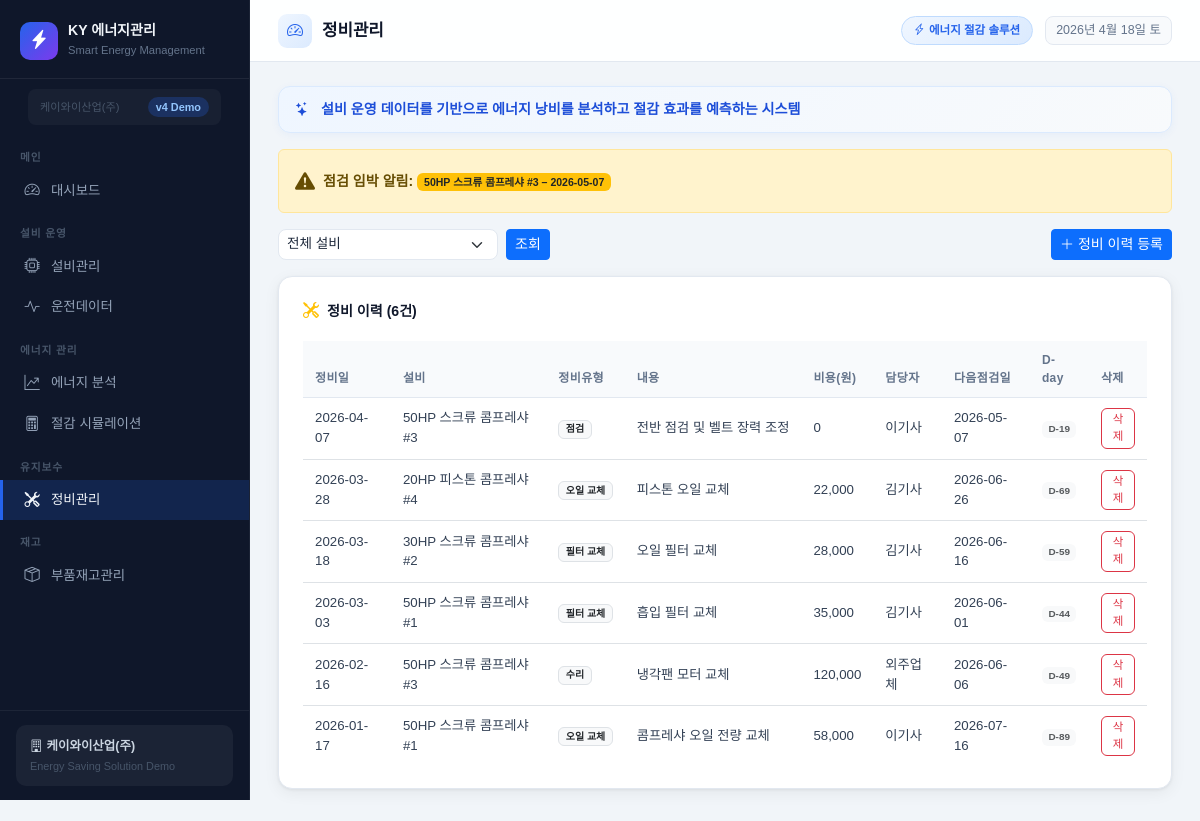
Screenshot of /maintenance/ with the database file from the repository.
### models.py (models this page shows)
class MaintenanceLog(db.Model):
    __tablename__ = 'maintenance_logs'
    id           = db.Column(db.Integer, primary_key=True)
    equipment_id = db.Column(db.Integer, db.ForeignKey('equipments.id'), nullable=False)
    maint_date   = db.Column(db.Date, nullable=False)
    maint_type   = db.Column(db.String(50))   # 필터교체/오일교체/점검/수리
    description  = db.Column(db.Text)
    cost         = db.Column(db.Float, default=0)
    worker       = db.Column(db.String(50))
    next_date    = db.Column(db.Date)
    created_at   = db.Column(db.DateTime, default=datetime.utcnow)

class Equipment(db.Model):
    __tablename__ = 'equipments'
    id           = db.Column(db.Integer, primary_key=True)
    company_id   = db.Column(db.Integer, db.ForeignKey('companies.id'), nullable=True)
    name         = db.Column(db.String(100), nullable=False)
    model        = db.Column(db.String(100))
    horsepower   = db.Column(db.Float)           # HP
    rated_power  = db.Column(db.Float)           # kW
    install_loc  = db.Column(db.String(100))
    status       = db.Column(db.String(20), default='가동중')  # 가동중/정지/점검중
    install_date = db.Column(db.Date)
    memo         = db.Column(db.Text)
    created_at   = db.Column(db.DateTime, default=datetime.utcnow)
    op_logs      = db.relationship('OperationLog', backref='equipment', lazy=True)
    maint_logs   = db.relationship('MaintenanceLog', backref='equipment', lazy=True)
    energy_data  = db.relationship('EnergyAnalysis', backref='equipment', lazy=True)

### routes/maintenance.py (the view)
@maintenance_bp.route('/')
def index():
    eq_id = request.args.get('eq_id', type=int)
    q = MaintenanceLog.query
    if eq_id:
        q = q.filter_by(equipment_id=eq_id)
    logs = q.order_by(MaintenanceLog.maint_date.desc()).all()
    equipments = Equipment.query.order_by(Equipment.name).all()
    today = date.today()
    upcoming = MaintenanceLog.query\
        .filter(MaintenanceLog.next_date != None)\
        .filter(MaintenanceLog.next_date <= date.fromordinal(today.toordinal() + 30))\
        .order_by(MaintenanceLog.next_date).all()
    return render_template('maintenance/index.html',
                           logs=logs, equipments=equipments,
                           eq_id=eq_id, upcoming=upcoming, today=today)

### templates/maintenance/index.html (shortened to what this page needs)
{% extends 'base.html' %}
{% block page_title %}정비관리{% endblock %}
{% block content %}
{% if upcoming %}
<div class="alert alert-warning d-flex align-items-center gap-2 mb-3" style="font-size:.88rem;">
  <i class="bi bi-exclamation-triangle-fill fs-5"></i>
  <div>
    <strong>점검 임박 알림:</strong>
    {% for u in upcoming %}
      <span class="badge bg-warning text-dark me-1">
        {{ u.equipment.name if u.equipment else '-' }} – {{ u.next_date }}
      </span>
    {% endfor %}
  </div>
</div>
{% endif %}
<div class="d-flex justify-content-between align-items-center mb-3">
  <form method="get" class="d-flex gap-2 align-items-center">
    <select name="eq_id" class="form-select form-select-sm" style="width:220px;">
      <option value="">전체 설비</option>
    </select>
    <button type="submit" class="btn btn-primary btn-sm">조회</button>
  </form>
  <a href="/maintenance/new" class="btn btn-primary btn-sm"><i class="bi bi-plus-lg me-1"></i>정비 이력 등록</a>
</div>
<div class="card-box">
  <div class="card-title"><i class="bi bi-tools text-warning"></i> 정비 이력 ({{ logs|length }}건)</div>
  <div class="table-responsive">
    <table class="table table-hover table-clean mb-0">
      <thead>
        <tr>
          <th>정비일</th><th>설비</th><th>정비유형</th><th>내용</th>
          <th>비용(원)</th><th>담당자</th><th>다음점검일</th>
          <th>D-day</th><th>삭제</th>
        </tr>
      </thead>
      <tbody>
        {% for log in logs %}
        {% set days_left = (log.next_date - today).days if log.next_date else None %}
        <tr {% if days_left is not none and days_left <= 7 %}class="table-warning"{% endif %}>
          <td>{{ log.maint_date }}</td>
          <td>{{ log.equipment.name if log.equipment else '-' }}</td>
          <td><span class="badge bg-light text-dark border">{{ log.maint_type }}</span></td>
          <td style="max-width:180px; overflow:hidden; text-overflow:ellipsis; white-space:nowrap;">{{ log.description }}</td>
          <td>{{ "{:,.0f}".format(log.cost) }}</td>
          <td>{{ log.worker }}</td>
          <td>{{ log.next_date or '-' }}</td>
          <td>
            {% if days_left is not none %}
              {% if days_left < 0 %}
                <span class="badge bg-danger">D+{{ days_left|abs }}</span>
              {% elif days_left == 0 %}
                <span class="badge bg-danger">오늘</span>
              {% elif days_left <= 7 %}
                <span class="badge bg-warning text-dark">D-{{ days_left }}</span>
              {% else %}
                <span class="badge bg-light text-muted">D-{{ days_left }}</span>
              {% endif %}
            {% else %} - {% endif %}
          </td>
          <td>
            <form action="/maintenance/{{ log.id }}/delete" method="post" onsubmit="return confirm('삭제?');">
              <button class="btn btn-xs btn-outline-danger" style="font-size:.72rem;padding:2px 6px;">삭제</button>
            </form>
          </td>
        </tr>
        {% else %}
        <tr><td colspan="9" class="text-center text-muted py-4">데이터가 없습니다.</td></tr>
        {% endfor %}
      </tbody>
    </table>
  </div>
</div>
{% endblock %}

### templates/base.html (style rules this page uses)
:root { --primary: #2563eb; --primary-dark: #1d4ed8; --success: #059669; --warning: #d97706; --danger: #dc2626; --purple: #7c3aed; --cyan: #0891b2; --sidebar-bg: #0f172a; --sidebar-w: 250px; --topbar-h: 62px; --card-radius: 14px; --card-shadow: 0 1px 3px rgba(0,0,0,.06), 0 4px 16px rgba(0,0,0,.06); --card-border: #e2e8f0; }
*, *::before, *::after { box-sizing: border-box; }
html, body { height: 100%; }
body { background: #f1f5f9; font-family: 'Noto Sans KR', sans-serif; font-size: 14px; color: #1e293b; }
.card-box { background: #fff; border-radius: var(--card-radius); border: 1px solid var(--card-border); box-shadow: var(--card-shadow); padding: 22px 24px; }
.card-title { font-size: .88rem; font-weight: 700; color: #0f172a; margin-bottom: 18px; display: flex; align-items: center; gap: 8px; }
.card-title i { font-size: 1rem; }
.table-clean th { font-size: .75rem; color: #64748b; font-weight: 700; background: #f8fafc; letter-spacing: .03em; border-bottom: 1px solid #e2e8f0; padding: 10px 12px; }
.table-clean td { font-size: .83rem; vertical-align: middle; padding: 10px 12px; color: #334155; }
.table-clean tbody tr:last-child td { border-bottom: none; }
.form-control, .form-select { border-color: #e2e8f0; border-radius: 8px; font-size: .85rem; color: #1e293b; transition: border-color .15s, box-shadow .15s; }

### rows the page displays
MaintenanceLog: equipment "50HP 스크류 콤프레샤 #3", next_date "2026-05-07", maint_date "2026-04-07", maint_type "점검", description "전반 점검 및 벨트 장력 조정", cost "0", worker "이기사"
MaintenanceLog: maint_date "2026-03-28", equipment "20HP 피스톤 콤프레샤 #4", maint_type "오일 교체", description "피스톤 오일 교체", cost "22,000", worker "김기사", next_date "2026-06-26"
MaintenanceLog: maint_date "2026-03-18", equipment "30HP 스크류 콤프레샤 #2", maint_type "필터 교체", description "오일 필터 교체", cost "28,000", worker "김기사", next_date "2026-06-16"
MaintenanceLog: maint_date "2026-03-03", equipment "50HP 스크류 콤프레샤 #1", maint_type "필터 교체", description "흡입 필터 교체", cost "35,000", worker "김기사", next_date "2026-06-01"
MaintenanceLog: maint_date "2026-02-16", equipment "50HP 스크류 콤프레샤 #3", maint_type "수리", description "냉각팬 모터 교체", cost "120,000", worker "외주업체", next_date "2026-06-06"
MaintenanceLog: maint_date "2026-01-17", equipment "50HP 스크류 콤프레샤 #1", maint_type "오일 교체", description "콤프레샤 오일 전량 교체", cost "58,000", worker "이기사", next_date "2026-07-16"

### other values shown
{{ logs|length }} "6"
